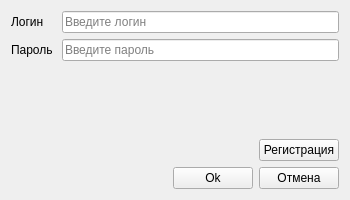
<?xml version="1.0" encoding="UTF-8"?>
<ui version="4.0">
 <class>LoginForm</class>
 <widget class="QWidget" name="LoginForm">
  <property name="geometry">
   <rect>
    <x>0</x>
    <y>0</y>
    <width>350</width>
    <height>200</height>
   </rect>
  </property>
  <property name="minimumSize">
   <size>
    <width>350</width>
    <height>200</height>
   </size>
  </property>
  <property name="maximumSize">
   <size>
    <width>350</width>
    <height>200</height>
   </size>
  </property>
  <property name="windowTitle">
   <string>Окно входа</string>
  </property>
  <layout class="QVBoxLayout" name="verticalLayout">
   <item>
    <layout class="QHBoxLayout" name="horizontalLayout">
     <item>
      <widget class="QLabel" name="labelLogin">
       <property name="minimumSize">
        <size>
         <width>45</width>
         <height>0</height>
        </size>
       </property>
       <property name="text">
        <string>Логин</string>
       </property>
      </widget>
     </item>
     <item>
      <widget class="QLineEdit" name="lineEditLogin">
       <property name="placeholderText">
        <string>Введите логин</string>
       </property>
      </widget>
     </item>
    </layout>
   </item>
   <item>
    <layout class="QHBoxLayout" name="horizontalLayout_2">
     <item>
      <widget class="QLabel" name="labelPassword">
       <property name="minimumSize">
        <size>
         <width>45</width>
         <height>0</height>
        </size>
       </property>
       <property name="text">
        <string>Пароль</string>
       </property>
      </widget>
     </item>
     <item>
      <widget class="QLineEdit" name="lineEditPassword">
       <property name="echoMode">
        <enum>QLineEdit::Normal</enum>
       </property>
       <property name="placeholderText">
        <string>Введите пароль</string>
       </property>
      </widget>
     </item>
    </layout>
   </item>
   <item>
    <spacer name="verticalSpacer">
     <property name="orientation">
      <enum>Qt::Vertical</enum>
     </property>
     <property name="sizeHint" stdset="0">
      <size>
       <width>20</width>
       <height>57</height>
      </size>
     </property>
    </spacer>
   </item>
   <item>
    <layout class="QHBoxLayout" name="horizontalLayout_3">
     <item>
      <spacer name="horizontalSpacer">
       <property name="orientation">
        <enum>Qt::Horizontal</enum>
       </property>
       <property name="sizeHint" stdset="0">
        <size>
         <width>40</width>
         <height>20</height>
        </size>
       </property>
      </spacer>
     </item>
     <item>
      <widget class="QPushButton" name="pushButtonRegistration">
       <property name="text">
        <string>Регистрация</string>
       </property>
      </widget>
     </item>
    </layout>
   </item>
   <item>
    <layout class="QHBoxLayout" name="horizontalLayout_4">
     <item>
      <spacer name="horizontalSpacer_2">
       <property name="orientation">
        <enum>Qt::Horizontal</enum>
       </property>
       <property name="sizeHint" stdset="0">
        <size>
         <width>40</width>
         <height>20</height>
        </size>
       </property>
      </spacer>
     </item>
     <item>
      <widget class="QPushButton" name="pushButtonOk">
       <property name="text">
        <string>Ok</string>
       </property>
      </widget>
     </item>
     <item>
      <widget class="QPushButton" name="pushButtonCancel">
       <property name="text">
        <string>Отмена</string>
       </property>
      </widget>
     </item>
    </layout>
   </item>
  </layout>
 </widget>
 <resources/>
 <connections/>
</ui>
